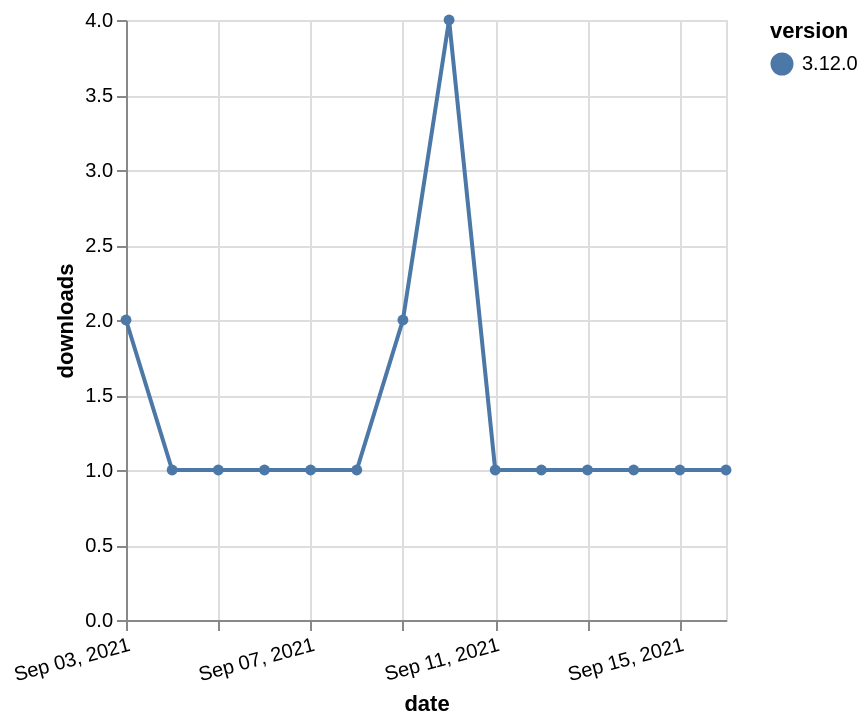

Vega-Lite specification stored for this chart:
### Vega-Lite specification from a JSON file in a GitHub repository (floating-point values rounded to 4 significant figures)
{"$schema": "https://vega.github.io/schema/vega-lite/v5.json", "description": "A simple bar chart with embedded data.", "data": {"values": [{"date": "2021-09-03", "total": 523, "delta": 2, "version": "3.12.0"}, {"date": "2021-09-04", "total": 524, "delta": 1, "version": "3.12.0"}, {"date": "2021-09-05", "total": 525, "delta": 1, "version": "3.12.0"}, {"date": "2021-09-06", "total": 526, "delta": 1, "version": "3.12.0"}, {"date": "2021-09-07", "total": 527, "delta": 1, "version": "3.12.0"}, {"date": "2021-09-08", "total": 528, "delta": 1, "version": "3.12.0"}, {"date": "2021-09-09", "total": 530, "delta": 2, "version": "3.12.0"}, {"date": "2021-09-10", "total": 534, "delta": 4, "version": "3.12.0"}, {"date": "2021-09-11", "total": 535, "delta": 1, "version": "3.12.0"}, {"date": "2021-09-12", "total": 536, "delta": 1, "version": "3.12.0"}, {"date": "2021-09-13", "total": 537, "delta": 1, "version": "3.12.0"}, {"date": "2021-09-14", "total": 538, "delta": 1, "version": "3.12.0"}, {"date": "2021-09-15", "total": 539, "delta": 1, "version": "3.12.0"}, {"date": "2021-09-16", "total": 540, "delta": 1, "version": "3.12.0"}]}, "width": "container", "mark": {"type": "line", "point": {"filled": true}}, "encoding": {"x": {"field": "date", "type": "temporal", "timeUnit": "yearmonthdate", "title": "date", "axis": {"labelAngle": -15}}, "y": {"field": "delta", "type": "quantitative", "title": "downloads"}, "color": {"field": "version", "type": "nominal"}, "tooltip": {"field": "delta"}}}
